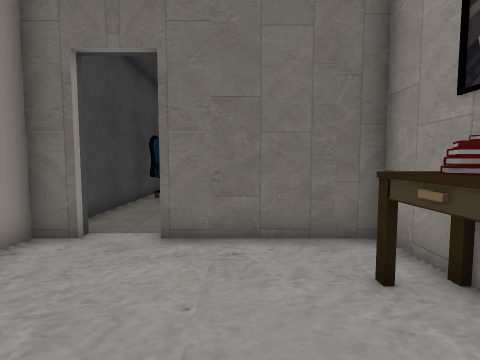
view 1 (above)

16 first-person views from a walk through a Unity game level. The camera is 1.4 m above the floor, tilts 4° down and sees 85° across. Doors are open. The floor is counted in squares, 0.84 m on a side. Each view is taken from the middle of a square. On the plan, view 1 faces up. The plan holds only what a view shows up to about 14 squares ahead; the rest is blank. The player character is not drawn. Some surface patterns are stand-ins.

view 2
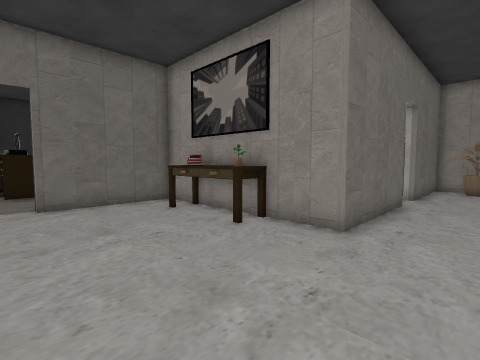

view 3
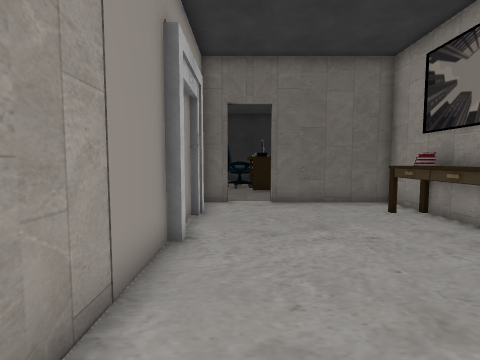

view 4
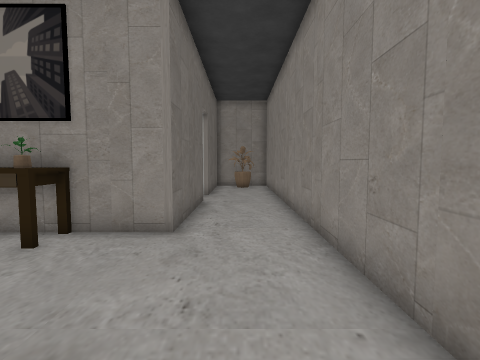

view 5
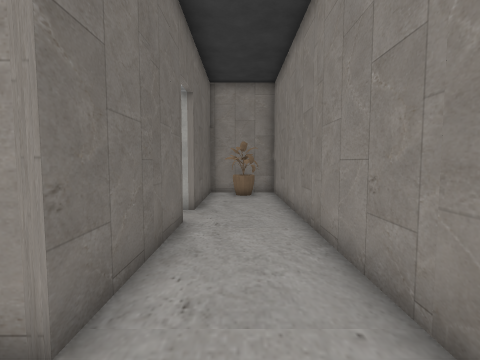

view 6
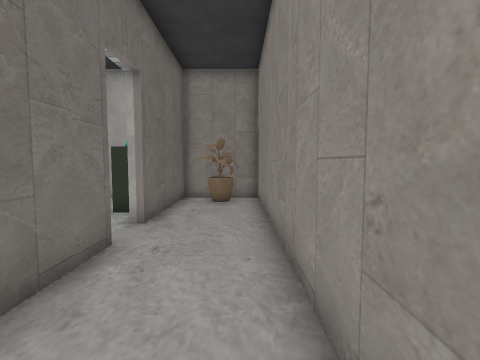

view 7
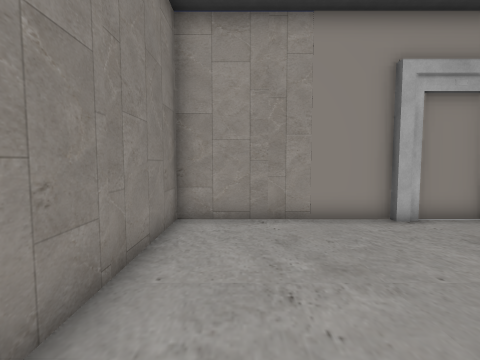

view 8
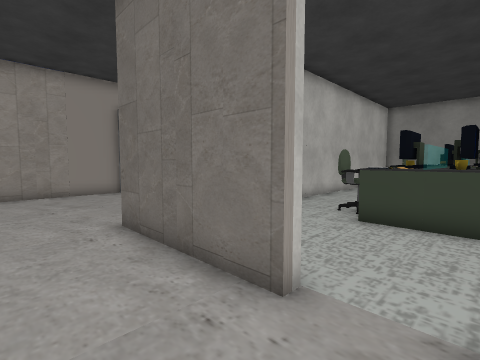

view 9
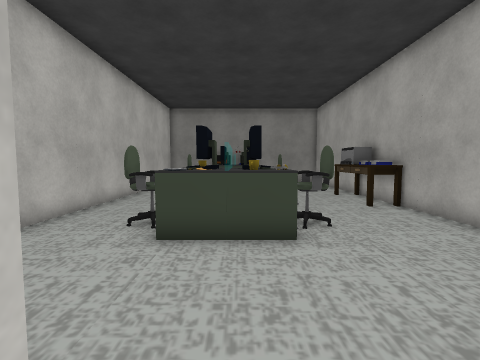

view 10
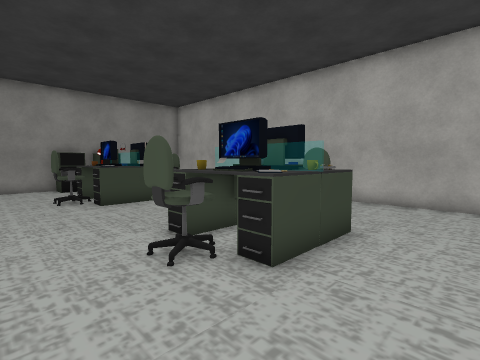

view 11
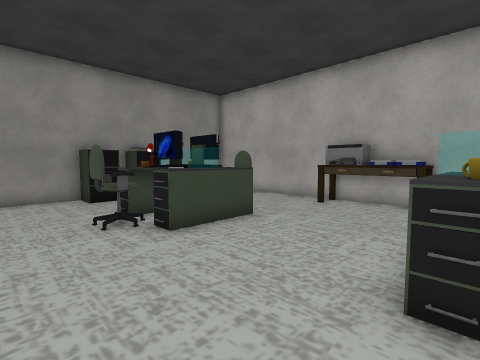

view 12
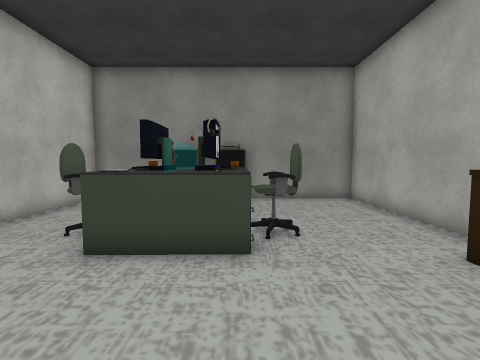

view 13
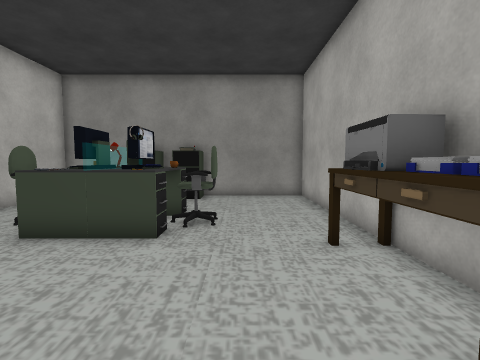

view 14
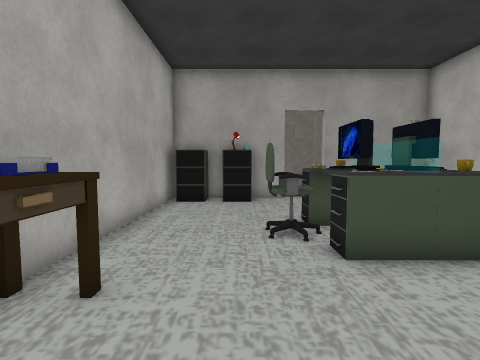

view 15
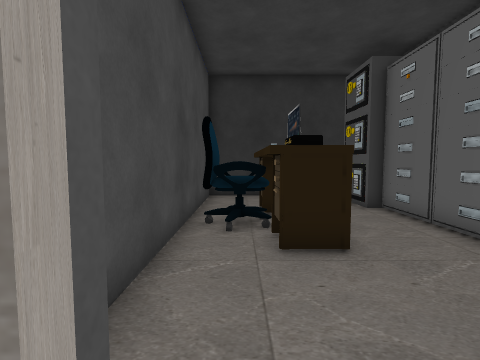

view 16
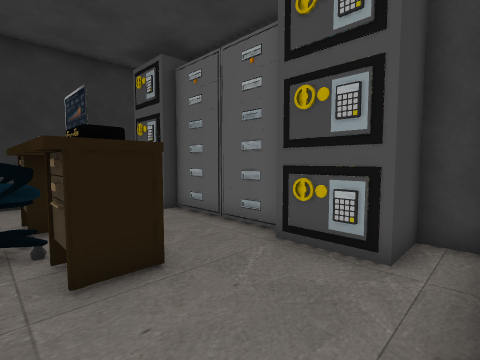

### Floor plan
Points are (right, up) in squares from view 1. A wall is a line through its corners. A room is listed if a view was taken in it or the views show most of it. See-through windows are left out.
Room 1 (views 1, 2, 3, 4, 5, 6, 7, 8, 9, 15, 16)
walls: (3.1, 2.4) (3.1, 5.6) (-1.7, 5.6) (-1.7, 6); (8.2, -2) (8.2, -2.4) (3.1, -2.4) (3.1, 0.5); (-4.5, 0.4) (-4.5, -5.8) (15, -5.8) (15, -2.4) (10, -2.4) (10, -2); (-3.5, 6) (-3.5, 5.6) (-4.5, 5.6) (-4.5, 4.8); (13.5, -2) (15, -2)
ways out: opening at (-3, 6) to room 2; opening at (9, -2) to room 2; open door at (-2, 5) to room 2; open door at (10, -1.5) to room 2
objects: other object (-5, 1) to (-4, 3); other object (2, 0); other object (2, 1); other object (2, 1) to (3, 2); other object (2, 3); other object (14, -5) to (14, -4); other object (14, -2) to (14, -1)
Room 2 (views 10, 11, 12, 13, 14)
walls: (3.5, 6.5) (3.5, 3.4); (9.1, 11.5) (9.1, 12.4); (9.9, 11.5) (9.2, 11.5) (9.2, 12); (9.2, 12.4) (9.2, 11.8); (9.5, 12.4) (9.5, 11.4); (3.5, 14.5) (3.5, 13.4); (3.5, 0.6) (3.5, -2) (8.2, -2); (10, -2) (13.5, -2); (-2, 17.8) (-4.5, 17.8); (-4.5, 16.5) (-4.5, 7.6); (15, -2) (15, 17.8) (3.5, 17.8) (3.5, 16.4)
ways out: opening at (-3, 6) to room 1; opening at (9, -2) to room 1; open door at (-2, 5) to room 1; open door at (10, -1.5) to room 1
objects: other object (-4, 11) to (-3, 13); other object (-2, 10) to (-1, 11); other object (-2, 12) to (-1, 12); other object (-2, 13) to (-2, 14); other object (1, 8); other object (1, 15); other object (2, 10) to (3, 11); other object (2, 12) to (3, 14); other object (3, 7); other object (4, -1) to (5, -1); other object (6, 3) to (7, 5); other object (6, 12) to (7, 13); other object (7, 11) to (8, 11); other object (7, 17) to (8, 17); other object (8, 3) to (8, 5); other object (8, 12); other object (8, 14); other object (9, 3) to (10, 3); other object (9, 4); other object (9, 5) to (10, 5); other object (9, 11) to (10, 11); other object (9, 13) to (10, 14); other object (9, 17); other object (10, 4) to (11, 4); other object (11, 12) to (11, 13); other object (12, -1); other object (12, 0); other object (14, 7) to (15, 9); other object (14, 9) to (14, 10)

Positions as (right, up) in squares from view 1, and headings:
1: (0, 0), facing up
2: (-3, -5), facing up-right
3: (-3, -5), facing up
4: (-3, -4), facing right
5: (1, -4), facing right
6: (3, -5), facing right
7: (3, -4), facing left
8: (10, -5), facing up-left
9: (9, -3), facing up
10: (4, 0), facing up-right
11: (4, 5), facing up-right
12: (10, 6), facing up
13: (12, 5), facing up
14: (12, 10), facing down
15: (-3, 5), facing up
16: (-3, 6), facing up-right
